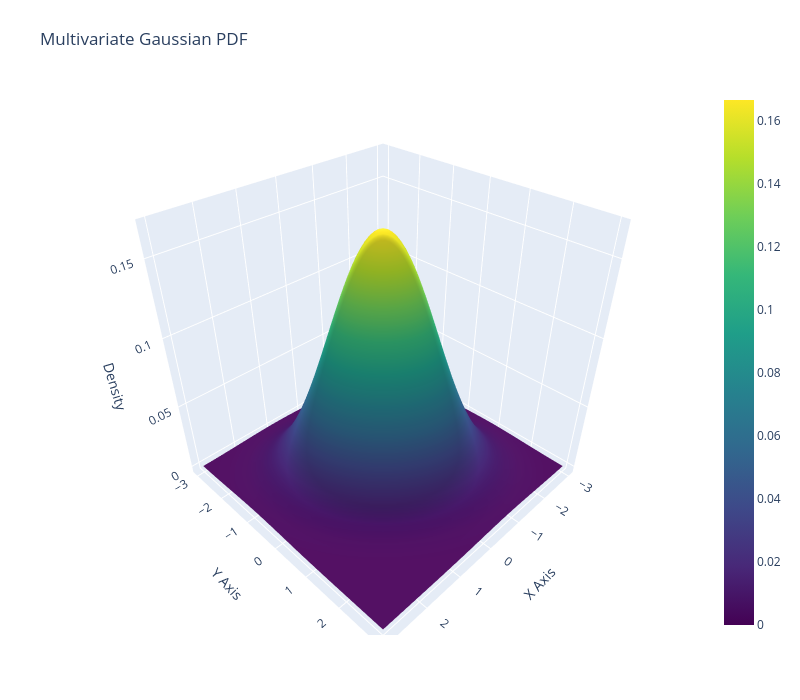

Source (notebook cell):
### Markdown cell above
3D plot: multivariate_normal density with plotly

### Code cell
# mean and covariance
mu = np.array([0, 0])
sigma = np.array(
    [
        [1, -0.3],
        [-0.3, 1],
    ]
)

# create a grid of points
x = np.linspace(-3, 3, 100)
y = np.linspace(-3, 3, 100)
X, Y = np.meshgrid(x, y)
pos = np.dstack((X, Y))

# calculate PDF values
rv = stats.multivariate_normal(mu, sigma)
Z = rv.pdf(pos)

# create the plotly surface plot
fig = go.Figure(data=[go.Surface(z=Z, x=X, y=Y, colorscale="viridis")])

fig.update_layout(
    title="Multivariate Gaussian PDF",
    scene={"xaxis_title": "X Axis", "yaxis_title": "Y Axis", "zaxis_title": "Density"},
    autosize=False,
    width=800,
    height=700,
    margin={"l": 65, "r": 50, "b": 65, "t": 90},
)

fig.show()

### Figure 1 — Plotly figure (JSON) as saved in the notebook; plotly's stock layout.template omitted (floating-point values rounded to 4 significant figures; data arrays with more than 128 entries replaced by an {"elided": "..."} marker saying what was removed)
{"data": [{"colorscale": [[0, "#440154"], [0.1111, "#482878"], [0.2222, "#3e4989"], [0.3333, "#31688e"], [0.4444, "#26828e"], [0.5556, "#1f9e89"], [0.6667, "#35b779"], [0.7778, "#6ece58"], [0.8889, "#b5de2b"], [1, "#fde725"]], "type": "surface", "x": {"elided": "100x100 float values"}, "y": {"elided": "100x100 float values"}, "z": {"elided": "100x100 float values"}}], "layout": {"autosize": false, "height": 700, "margin": {"b": 65, "l": 65, "r": 50, "t": 90}, "scene": {"xaxis": {"title": {"text": "X Axis"}}, "yaxis": {"title": {"text": "Y Axis"}}, "zaxis": {"title": {"text": "Density"}}}, "title": {"text": "Multivariate Gaussian PDF"}, "width": 800}}
